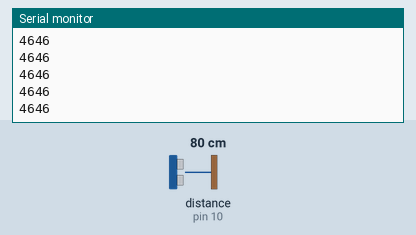
Simulated run of this sketch. Board: Arduino Uno, built with avr-gcc and run on an emulated ATmega328P. Shown: the last lines printed to the serial monitor. Wiring (inferred from the names in the program): ultrasonic range finder: trigger pin 9; echo pin 10. The test bench sets the inputs (shaded band); at power-on: distance to the obstacle (sensor on pin 10) 80 cm. The echo pulse lasts 58.3 µs per cm.

Above: at 1.2 s.
1.3 s: distance to the obstacle (sensor on pin 10) set to 2 cm
At 1.38 s:
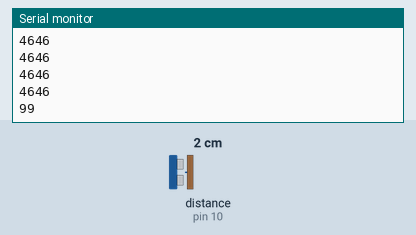
2.8 s: distance to the obstacle (sensor on pin 10) set to 4 cm
At 2.89 s:
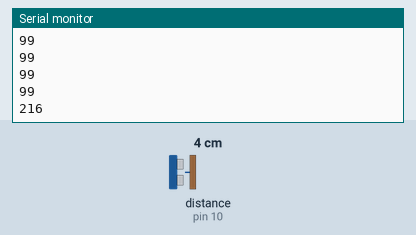
Timing chart, 0 to 5.8 s (numbered marks = the images above; inputs shaded):
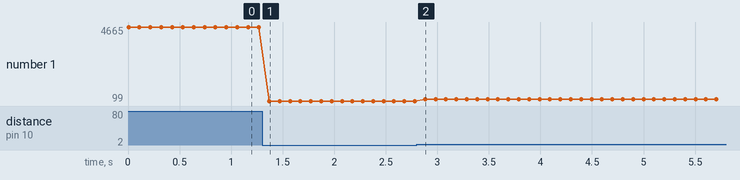

The sketch:

range_example_2.ino
```cpp
int trig = 9;
int echo = 10;

void setup() {
  Serial.begin(9600);
  pinMode(trig, OUTPUT);
  pinMode(echo, INPUT);
}

void loop(){
  long duration, inches, cm;

  digitalWrite(trig, LOW);
  delayMicroseconds(2);
  digitalWrite(trig, HIGH);
  delayMicroseconds(5);
  digitalWrite(trig, LOW);

  duration = pulseIn(echo, HIGH);

  Serial.println(duration);
  delay(100);
}
```

Measured:
- after the input at 1.3 s, the serial monitor: prints a new line after 0.07 s (image 1)
- after the input at 2.8 s, the serial monitor: prints a new line after 0.08 s (image 2)
- plotted number 1: 4646 → 99 after the input at 1.3 s, 99 → 215 after the input at 2.8 s
